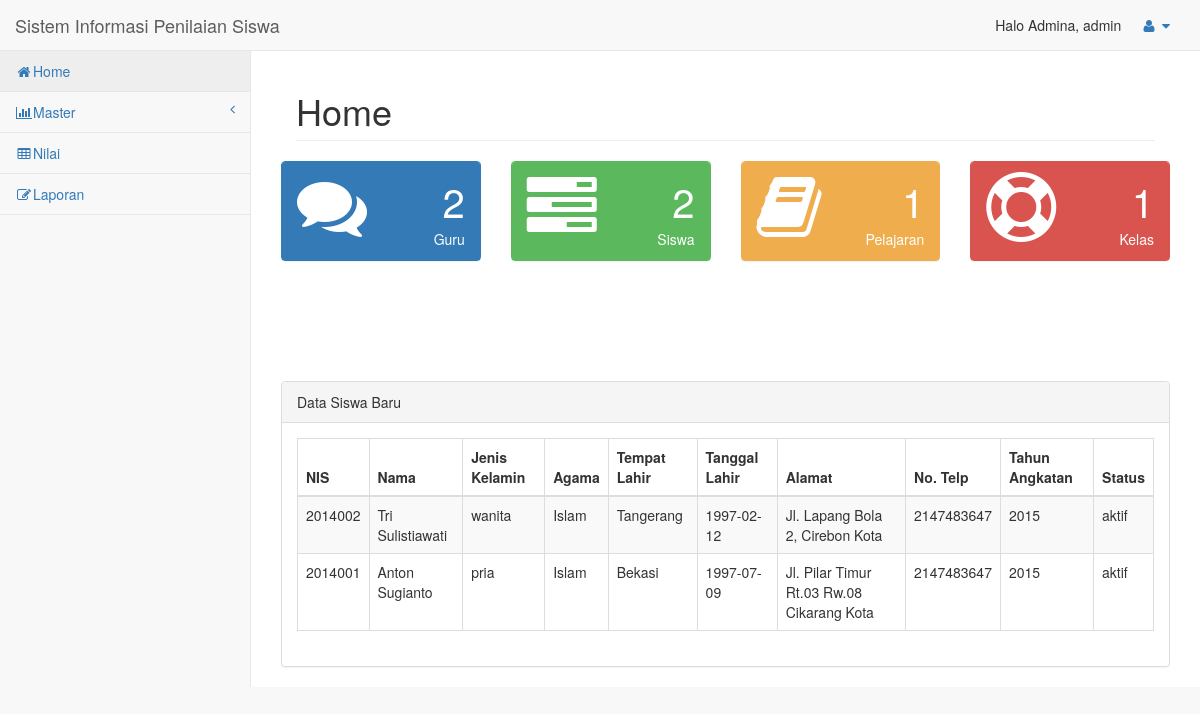
The page /admin/home.php (signed in) on the database its author committed.
### tables this page shows
CREATE TABLE `tbl_siswa` (
  `nis` varchar(19) NOT NULL,
  `nama` varchar(30) NOT NULL,
  `jk` enum('pria','wanita') NOT NULL,
  `agama` varchar(20) NOT NULL,
  `tempat_lhr` varchar(30) NOT NULL,
  `tanggal_lhr` date NOT NULL,
  `alamat` varchar(100) NOT NULL,
  `no_tlp` bigint(13) NOT NULL,
  `tahun_angkatan` int(4) NOT NULL,
  `status` enum('aktif','lulus','keluar') NOT NULL
);

### admin/home.php (the view, shortened to what this page needs)
<!DOCTYPE html>
<html lang="en">
<head>
    <link href="assets/vendor/bootstrap/css/bootstrap.min.css" rel="stylesheet">
    <link href="assets/vendor/metisMenu/metisMenu.min.css" rel="stylesheet">
    <link href="assets/vendor/datatables-plugins/dataTables.bootstrap.css" rel="stylesheet">
    <link href="assets/vendor/datatables-responsive/dataTables.responsive.css" rel="stylesheet">
    <link href="assets/dist/css/sb-admin-2.css" rel="stylesheet">
    <link href="assets/vendor/font-awesome/css/font-awesome.min.css" rel="stylesheet" type="text/css">
</head>
<body>
<?php
    include "include/headerup.php";
    include "include/header.php";
?>
        <div id="page-wrapper">
            <div class="container-fluid">
                <div class="row">
                    <div class="col-lg-12">
                        <h1 class="page-header">Home</h1>
                    </div>
                    <?php
                    $sql="SELECT * FROM tbl_guru order by nip desc";
                    $query=mysql_query($sql);
                    $row=mysql_num_rows($query);
                    $sql1="SELECT * FROM tbl_siswa order by nis desc";
                    $query1=mysql_query($sql1);
                    $row1=mysql_num_rows($query1);
                    $sql2="SELECT * FROM tbl_pelajaran order by id_pelajaran desc";
                    $query2=mysql_query($sql2);
                    $row2=mysql_num_rows($query2);
                    $sql3="SELECT * FROM tbl_kelas order by id_kelas desc";
                    $query3=mysql_query($sql3);
                    $row3=mysql_num_rows($query3);
                     ?>
                    <div class="row">
                <div class="col-lg-3 col-md-6">
                    <div class="panel panel-primary">
                        <div class="panel-heading">
                            <div class="row">
                                <div class="col-xs-3">
                                    <i class="fa fa-comments fa-5x"></i>
                                </div>
                                <div class="col-xs-9 text-right">
                                    <div class="huge"><?php echo "$row"; ?></div>
                                    <div>Guru</div>
                                </div>
                            </div>
                        </div>
                    </div>
                </div>
                <div class="col-lg-3 col-md-6">
                    <div class="panel panel-green">
                        <div class="panel-heading">
                            <div class="row">
                                <div class="col-xs-3">
                                    <i class="fa fa-tasks fa-5x"></i>
                                </div>
                                <div class="col-xs-9 text-right">
                                    <div class="huge"><?php echo "$row1"; ?></div>
                                    <div>Siswa</div>
                                </div>
                            </div>
                        </div>
                    </div>
                </div>
                <div class="col-lg-3 col-md-6">
                    <div class="panel panel-yellow">
                        <div class="panel-heading">
                            <div class="row">
                                <div class="col-xs-3">
                                    <i class="fa fa-book fa-5x"></i>
                                </div>
                                <div class="col-xs-9 text-right">
                                    <div class="huge"><?php echo "$row2"; ?></div>
                                    <div>Pelajaran</div>
                                </div>
                            </div>
                        </div>
                    </div>
                </div>
                <div class="col-lg-3 col-md-6">
                    <div class="panel panel-red">
                        <div class="panel-heading">
                            <div class="row">
                                <div class="col-xs-3">
                                    <i class="fa fa-support fa-5x"></i>
                                </div>
                                <div class="col-xs-9 text-right">
                                    <div class="huge"><?php echo "$row3"; ?></div>
                                    <div>Kelas</div>
                                </div>
                            </div>
                        </div>
                    </div>
                </div>
            </div>
<br>
<br>
<br>
<br>
<br>
            <div class="row">
                <div class="col-lg-12">
                    <div class="panel panel-default">
                        <div class="panel-heading">
                            Data Siswa Baru
                        </div>
                        <div class="panel-body">
                            <table width="100%" class="table table-striped table-bordered table-hover">
                                        <thead>
                                            <tr>
                                                <th>NIS</th>
                                                <th>Nama</th>
                                                <th>Jenis Kelamin</th>
                                                <th>Agama</th>
                                                <th>Tempat Lahir</th>
                                                <th>Tanggal Lahir</th>
                                                <th>Alamat</th>
                                                <th>No. Telp</th>
                                                <th>Tahun Angkatan</th>
                                                <th>Status</th>
                                            </tr>
                                        </thead>
                                        <tbody>
                                        <?php
                                            $conn = new mysqli("localhost", "root", "", "fahri");
                                            $res = $conn->query("SELECT * FROM tbl_siswa order by nis desc limit 2");
                                            while($row = $res->fetch_assoc()){
                                                echo '
                                                <tr>
                                                    <td>'.$row['nis'].'</td>
                                                    <td>'.$row['nama'].'</td>
                                                    <td>'.$row['jk'].'</td>
                                                    <td>'.$row['agama'].'</td>
                                                    <td>'.$row['tempat_lhr'].'</td>
                                                    <td>'.$row['tanggal_lhr'].'</td>
                                                    <td>'.$row['alamat'].'</td>
                                                    <td>'.$row['no_tlp'].'</td>
                                                    <td>'.$row['tahun_angkatan'].'</td>
                                                    <td>'.$row['status'].'</td>
                                                </tr>
                                                ';
                                            }
                                            ?>
                                        </tbody>
                            </table>
                        </div>
                    </div>
                </div>
            </div>
                </div>
            </div>
        </div>
    </div>
</body>
</html>

### rows shown on the page
tbl_siswa: nis "2014002", nama "Tri Sulistiawati", jk "wanita", agama "Islam", tempat_lhr "Tangerang", tanggal_lhr "1997-02-12", alamat "Jl. Lapang Bola 2, Cirebon Kota", no_tlp "2147483647", tahun_angkatan "2015", status "aktif"
tbl_siswa: nis "2014001", nama "Anton Sugianto", jk "pria", agama "Islam", tempat_lhr "Bekasi", tanggal_lhr "1997-07-09", alamat "Jl. Pilar Timur Rt.03 Rw.08 Cikarang Kota", no_tlp "2147483647", tahun_angkatan "2015", status "aktif"

### other values the page prints
$nama_active "Admina"
$level "admin"
$row "2"
$row1 "2"
$row2 "1"
$row3 "1"
